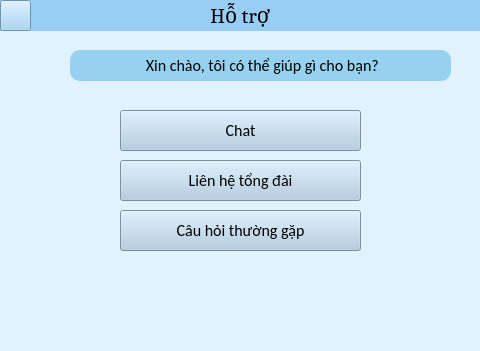
<?xml version="1.0" encoding="UTF-8"?>
<ui version="4.0">
 <class>hotro_form</class>
 <widget class="QMainWindow" name="hotro_form">
  <property name="geometry">
   <rect>
    <x>0</x>
    <y>0</y>
    <width>480</width>
    <height>351</height>
   </rect>
  </property>
  <property name="font">
   <font>
    <family>Mongolian Baiti</family>
    <pointsize>13</pointsize>
   </font>
  </property>
  <property name="windowTitle">
   <string>hotro_form</string>
  </property>
  <property name="whatsThis">
   <string>&lt;html&gt;&lt;head/&gt;&lt;body&gt;&lt;p&gt;&lt;img src=&quot;:/newPrefix/i_chat.png&quot;/&gt;&lt;/p&gt;&lt;/body&gt;&lt;/html&gt;</string>
  </property>
  <property name="styleSheet">
   <string notr="true">background-color: rgb(224, 243, 253)</string>
  </property>
  <widget class="QWidget" name="centralwidget">
   <widget class="QLabel" name="lblhotro">
    <property name="geometry">
     <rect>
      <x>0</x>
      <y>0</y>
      <width>480</width>
      <height>31</height>
     </rect>
    </property>
    <property name="font">
     <font>
      <family>Cambria</family>
      <pointsize>16</pointsize>
     </font>
    </property>
    <property name="styleSheet">
     <string notr="true">background-color: rgb(154, 205, 244)</string>
    </property>
    <property name="text">
     <string>&lt;html&gt;&lt;head/&gt;&lt;body&gt;&lt;p&gt;Hỗ trợ&lt;/p&gt;&lt;/body&gt;&lt;/html&gt;</string>
    </property>
    <property name="alignment">
     <set>Qt::AlignCenter</set>
    </property>
   </widget>
   <widget class="QLabel" name="lblxinchao">
    <property name="geometry">
     <rect>
      <x>70</x>
      <y>50</y>
      <width>381</width>
      <height>31</height>
     </rect>
    </property>
    <property name="font">
     <font>
      <family>Calibri</family>
      <pointsize>12</pointsize>
     </font>
    </property>
    <property name="styleSheet">
     <string notr="true">background-color: rgb(150, 210, 240);
border-radius: 10px</string>
    </property>
    <property name="text">
     <string> Xin chào, tôi có thể giúp gì cho bạn?</string>
    </property>
    <property name="alignment">
     <set>Qt::AlignCenter</set>
    </property>
   </widget>
   <widget class="QPushButton" name="btnchat">
    <property name="geometry">
     <rect>
      <x>120</x>
      <y>110</y>
      <width>241</width>
      <height>41</height>
     </rect>
    </property>
    <property name="sizePolicy">
     <sizepolicy hsizetype="Minimum" vsizetype="Fixed">
      <horstretch>0</horstretch>
      <verstretch>0</verstretch>
     </sizepolicy>
    </property>
    <property name="minimumSize">
     <size>
      <width>0</width>
      <height>0</height>
     </size>
    </property>
    <property name="font">
     <font>
      <family>Calibri</family>
      <pointsize>12</pointsize>
     </font>
    </property>
    <property name="layoutDirection">
     <enum>Qt::LeftToRight</enum>
    </property>
    <property name="styleSheet">
     <string notr="true">background-color: rgb(171, 200, 223)</string>
    </property>
    <property name="text">
     <string>Chat</string>
    </property>
    <property name="iconSize">
     <size>
      <width>18</width>
      <height>18</height>
     </size>
    </property>
    <property name="checkable">
     <bool>false</bool>
    </property>
    <property name="autoRepeatDelay">
     <number>300</number>
    </property>
   </widget>
   <widget class="QPushButton" name="btnlienhetongdai">
    <property name="geometry">
     <rect>
      <x>120</x>
      <y>160</y>
      <width>241</width>
      <height>41</height>
     </rect>
    </property>
    <property name="font">
     <font>
      <family>Calibri</family>
      <pointsize>12</pointsize>
     </font>
    </property>
    <property name="layoutDirection">
     <enum>Qt::LeftToRight</enum>
    </property>
    <property name="styleSheet">
     <string notr="true">background-color: rgb(171, 200, 223)
</string>
    </property>
    <property name="text">
     <string>Liên hệ tổng đài</string>
    </property>
    <property name="iconSize">
     <size>
      <width>18</width>
      <height>18</height>
     </size>
    </property>
   </widget>
   <widget class="QPushButton" name="btncauhoithuonggap">
    <property name="geometry">
     <rect>
      <x>120</x>
      <y>210</y>
      <width>241</width>
      <height>41</height>
     </rect>
    </property>
    <property name="font">
     <font>
      <family>Calibri</family>
      <pointsize>12</pointsize>
     </font>
    </property>
    <property name="layoutDirection">
     <enum>Qt::LeftToRight</enum>
    </property>
    <property name="styleSheet">
     <string notr="true">background-color: rgb(171, 200, 223)</string>
    </property>
    <property name="text">
     <string>Câu hỏi thường gặp</string>
    </property>
    <property name="iconSize">
     <size>
      <width>18</width>
      <height>18</height>
     </size>
    </property>
   </widget>
   <widget class="QPushButton" name="btn_return">
    <property name="geometry">
     <rect>
      <x>0</x>
      <y>0</y>
      <width>31</width>
      <height>31</height>
     </rect>
    </property>
    <property name="styleSheet">
     <string notr="true">background-color: rgb(154, 205, 244)</string>
    </property>
    <property name="text">
     <string/>
    </property>
    <property name="icon">
     <iconset>
      <normaloff>images/ic_return.png</normaloff>images/ic_return.png</iconset>
    </property>
   </widget>
   <widget class="QPushButton" name="pushButton">
    <property name="geometry">
     <rect>
      <x>70</x>
      <y>50</y>
      <width>31</width>
      <height>31</height>
     </rect>
    </property>
    <property name="styleSheet">
     <string notr="true">background-color: rgba(245, 54, 145, 0);
border-radius: 10px</string>
    </property>
    <property name="text">
     <string/>
    </property>
    <property name="icon">
     <iconset>
      <normaloff>images/ic_canhan.png</normaloff>images/ic_canhan.png</iconset>
    </property>
    <property name="iconSize">
     <size>
      <width>30</width>
      <height>33</height>
     </size>
    </property>
   </widget>
   <widget class="QPushButton" name="btn_chat">
    <property name="geometry">
     <rect>
      <x>124</x>
      <y>115</y>
      <width>41</width>
      <height>31</height>
     </rect>
    </property>
    <property name="styleSheet">
     <string notr="true">background-color: rgba(245, 54, 145, 0);
border-radius: 10px</string>
    </property>
    <property name="text">
     <string/>
    </property>
    <property name="icon">
     <iconset>
      <normaloff>images/ic_chat.png</normaloff>images/ic_chat.png</iconset>
    </property>
    <property name="iconSize">
     <size>
      <width>20</width>
      <height>20</height>
     </size>
    </property>
   </widget>
   <widget class="QPushButton" name="btn_tuvan">
    <property name="geometry">
     <rect>
      <x>124</x>
      <y>165</y>
      <width>41</width>
      <height>31</height>
     </rect>
    </property>
    <property name="styleSheet">
     <string notr="true">background-color: rgba(245, 54, 145, 0);
border-radius: 10px</string>
    </property>
    <property name="text">
     <string/>
    </property>
    <property name="icon">
     <iconset>
      <normaloff>images/ic_lienhe.png</normaloff>images/ic_lienhe.png</iconset>
    </property>
    <property name="iconSize">
     <size>
      <width>20</width>
      <height>20</height>
     </size>
    </property>
   </widget>
   <widget class="QPushButton" name="btn_cauhoi">
    <property name="geometry">
     <rect>
      <x>124</x>
      <y>215</y>
      <width>41</width>
      <height>31</height>
     </rect>
    </property>
    <property name="styleSheet">
     <string notr="true">background-color: rgba(245, 54, 145, 0);
border-radius: 10px</string>
    </property>
    <property name="text">
     <string/>
    </property>
    <property name="icon">
     <iconset>
      <normaloff>images/ic_tuvan.png</normaloff>images/ic_tuvan.png</iconset>
    </property>
    <property name="iconSize">
     <size>
      <width>20</width>
      <height>20</height>
     </size>
    </property>
   </widget>
  </widget>
  <widget class="QMenuBar" name="menubar">
   <property name="geometry">
    <rect>
     <x>0</x>
     <y>0</y>
     <width>480</width>
     <height>18</height>
    </rect>
   </property>
  </widget>
  <widget class="QStatusBar" name="statusbar"/>
 </widget>
 <resources>
  <include location="chat.qrc"/>
  <include location="canhan.qrc"/>
  <include location="tuvan.qrc"/>
  <include location="tainghe.qrc"/>
 </resources>
 <connections/>
</ui>
